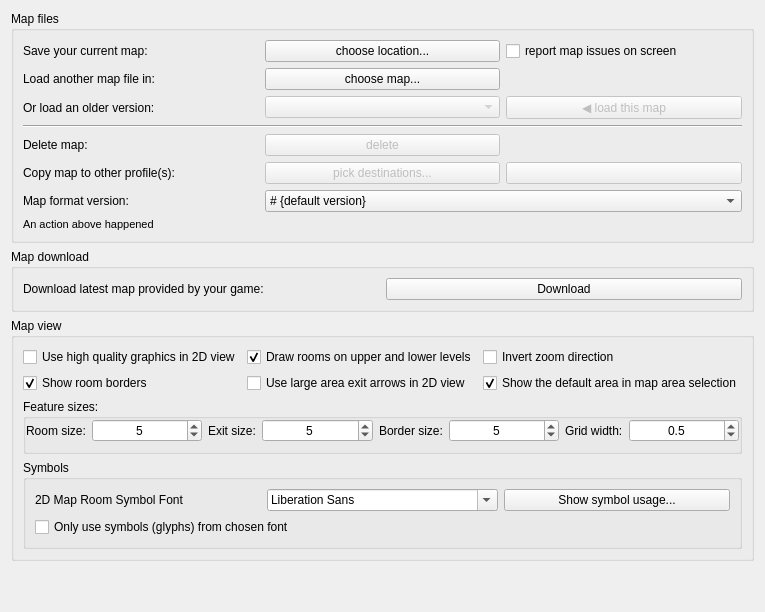
     <widget class="QWidget" name="tab_mapper">
      <attribute name="title">
       <string>Mapper</string>
      </attribute>
      <layout class="QVBoxLayout" name="vBoxLayout_tab_mapper">
       <item>
        <widget class="QGroupBox" name="groupBox_mapFiles">
         <property name="title">
          <string>Map files</string>
         </property>
         <layout class="QGridLayout" name="gridLayout_groupBox_mapFiles">
          <item row="0" column="0">
           <widget class="QLabel" name="label_saveMap">
            <property name="text">
             <string>Save your current map:</string>
            </property>
            <property name="buddy">
             <cstring>pushButton_saveMap</cstring>
            </property>
           </widget>
          </item>
          <item row="0" column="1">
           <widget class="QPushButton" name="pushButton_saveMap">
            <property name="text">
             <string>choose location...</string>
            </property>
           </widget>
          </item>
          <item row="0" column="2">
           <widget class="QCheckBox" name="checkBox_reportMapIssuesOnScreen">
            <property name="toolTip">
             <string>&lt;p&gt;Mudlet now does some sanity checking and repairing to clean up issues that may have arisen in previous version due to faulty code or badly documented commands. However if significant problems are found the report can be quite extensive, in particular for larger maps.&lt;/p&gt;&lt;p&gt;Unless this option is set, Mudlet will reduce the amount of on-screen messages by hiding many texts and showing a suggestion to review the report file instead.&lt;/p&gt;</string>
            </property>
            <property name="accessibleDescription">
             <string>When checked, show the full map sanity-check and repair report on screen. Otherwise Mudlet hides most messages and points you at the report file instead, which is helpful for large maps.</string>
            </property>
            <property name="text">
             <string>report map issues on screen</string>
            </property>
           </widget>
          </item>
          <item row="1" column="0">
           <widget class="QLabel" name="label_loadMap">
            <property name="text">
             <string>Load another map file in:</string>
            </property>
            <property name="buddy">
             <cstring>pushButton_loadMap</cstring>
            </property>
           </widget>
          </item>
          <item row="1" column="1">
           <widget class="QPushButton" name="pushButton_loadMap">
            <property name="text">
             <string>choose map...</string>
            </property>
           </widget>
          </item>
          <item row="2" column="0">
           <widget class="QLabel" name="label_loadHistoricMap">
            <property name="text">
             <string>Or load an older version:</string>
            </property>
           </widget>
          </item>
          <item row="2" column="1">
           <widget class="QComboBox" name="comboBox_mapHistory">
            <property name="enabled">
             <bool>false</bool>
            </property>
           </widget>
          </item>
          <item row="2" column="2">
           <widget class="QPushButton" name="pushButton_loadHistoricMap">
            <property name="enabled">
             <bool>false</bool>
            </property>
            <property name="text">
             <string>◀ load this map</string>
            </property>
           </widget>
          </item>
          <item row="3" column="0" colspan="3">
           <widget class="Line" name="line">
            <property name="orientation">
             <enum>Qt::Orientation::Horizontal</enum>
            </property>
           </widget>
          </item>
          <item row="4" column="0">
           <widget class="QLabel" name="label_deleteMap">
            <property name="text">
             <string>Delete map:</string>
            </property>
            <property name="buddy">
             <cstring>pushButton_deleteMap</cstring>
            </property>
           </widget>
          </item>
          <item row="4" column="1">
           <widget class="QPushButton" name="pushButton_deleteMap">
            <property name="enabled">
             <bool>false</bool>
            </property>
            <property name="text">
             <string comment="Text on the button to delete a map, ensure the text matches the word or words `quoted` for the adjacent checkbox">delete</string>
            </property>
           </widget>
          </item>
          <item row="5" column="0">
           <widget class="QLabel" name="label_copyMap">
            <property name="text">
             <string>Copy map to other profile(s):</string>
            </property>
            <property name="buddy">
             <cstring>pushButton_chooseProfiles</cstring>
            </property>
           </widget>
          </item>
          <item row="5" column="1">
           <widget class="QPushButton" name="pushButton_chooseProfiles">
            <property name="enabled">
             <bool>false</bool>
            </property>
            <property name="toolTip">
             <string>&lt;p&gt;Select profiles that you want to copy map to, then press the Copy button to the right.&lt;/p&gt;</string>
            </property>
            <property name="accessibleDescription">
             <string>Select profiles that you want to copy map to, then press the Copy button to the right.</string>
            </property>
            <property name="text">
             <string comment="text on button to select other profiles to receive the map from this profile, this is used when no profiles have been selected">pick destinations...</string>
            </property>
           </widget>
          </item>
          <item row="5" column="2">
           <widget class="QPushButton" name="pushButton_copyMap">
            <property name="enabled">
             <bool>false</bool>
            </property>
            <property name="toolTip">
             <string>&lt;p&gt;Copy map into the selected profiles on the left.&lt;/p&gt;</string>
            </property>
            <property name="accessibleDescription">
             <string>Copy map into the selected profiles on the left.</string>
            </property>
            <property name="text">
             <string notr="true" comment="text will be placed on this button by the C++ code"/>
            </property>
           </widget>
          </item>
          <item row="6" column="0">
           <widget class="QLabel" name="label_mapFileSaveFormatVersion">
            <property name="text">
             <string>Map format version:</string>
            </property>
            <property name="buddy">
             <cstring>comboBox_mapFileSaveFormatVersion</cstring>
            </property>
           </widget>
          </item>
          <item row="6" column="1" colspan="2">
           <widget class="QComboBox" name="comboBox_mapFileSaveFormatVersion">
            <property name="sizePolicy">
             <sizepolicy hsizetype="Minimum" vsizetype="Fixed">
              <horstretch>0</horstretch>
              <verstretch>0</verstretch>
             </sizepolicy>
            </property>
            <property name="maximumSize">
             <size>
              <width>16777215</width>
              <height>16777215</height>
             </size>
            </property>
            <property name="toolTip">
             <string>&lt;p&gt;Change this to a lower version if you need to save your map in a format that can be read by older versions of Mudlet. Doing so will lose the extra data available in the current map format.&lt;/p&gt;</string>
            </property>
            <property name="accessibleDescription">
             <string>Change this to a lower version if you need to save your map in a format that can be read by older versions of Mudlet. Doing so will lose the extra data available in the current map format.</string>
            </property>
            <property name="editable">
             <bool>false</bool>
            </property>
            <property name="currentText">
             <string># {default version}</string>
            </property>
            <item>
             <property name="text">
              <string># {default version}</string>
             </property>
            </item>
           </widget>
          </item>
          <item row="7" column="0" colspan="3">
           <widget class="QLabel" name="label_mapFileActionResult">
            <property name="font">
             <font>
              <pointsize>8</pointsize>
             </font>
            </property>
            <property name="text">
             <string>An action above happened</string>
            </property>
           </widget>
          </item>
         </layout>
        </widget>
       </item>
       <item>
        <widget class="QGroupBox" name="groupBox_downloadMapOptions">
         <property name="title">
          <string>Map download</string>
         </property>
         <layout class="QHBoxLayout" name="hBoxLayout_groupBox_downloadMapOptions">
          <item>
           <widget class="QLabel" name="label_11">
            <property name="toolTip">
             <string>&lt;p&gt;On games that provide maps for download, you can press this button to get the latest map. Note that this will &lt;span style=&quot; font-weight:600;&quot;&gt;overwrite&lt;/span&gt; any changes you've done to your map, and will use the new map only.&lt;/p&gt;</string>
            </property>
            <property name="accessibleDescription">
             <string>On games that provide maps for download, you can press this button to get the latest map. Note that this will overwrite any changes you've done to your map, and will use the new map only.</string>
            </property>
            <property name="text">
             <string>Download latest map provided by your game:</string>
            </property>
            <property name="buddy">
             <cstring>buttonDownloadMap</cstring>
            </property>
           </widget>
          </item>
          <item>
           <widget class="QPushButton" name="buttonDownloadMap">
            <property name="toolTip">
             <string>&lt;p&gt;On games that provide maps for download, you can press this button to get the latest map. Note that this will &lt;span style=&quot; font-weight:600;&quot;&gt;overwrite&lt;/span&gt; any changes you've done to your map, and will use the new map only.&lt;/p&gt;</string>
            </property>
            <property name="accessibleDescription">
             <string>On games that provide maps for download, you can press this button to get the latest map. Note that this will overwrite any changes you've done to your map, and will use the new map only.</string>
            </property>
            <property name="text">
             <string>Download</string>
            </property>
           </widget>
          </item>
         </layout>
        </widget>
       </item>
       <item>
        <widget class="QGroupBox" name="groupBox_mapViewOptions">
         <property name="title">
          <string>Map view</string>
         </property>
         <layout class="QGridLayout" name="gridLayout_groupBox_mapViewOptions">
          <item row="0" column="0">
           <widget class="QCheckBox" name="mMapperUseAntiAlias">
            <property name="toolTip">
             <string>&lt;p&gt;This enables anti-aliasing (AA) for the 2D map view, making it look smoother and nicer. Disable this if you're on a very slow computer.&lt;/p&gt;&lt;p&gt;3D map view always has anti-aliasing enabled.&lt;/p&gt;</string>
            </property>
            <property name="accessibleDescription">
             <string>This enables anti-aliasing (AA) for the 2D map view, making it look smoother and nicer. Disable this if you're on a very slow computer. 3D map view always has anti-aliasing enabled.</string>
            </property>
            <property name="text">
             <string>Use high quality graphics in 2D view</string>
            </property>
           </widget>
          </item>
          <item row="0" column="1">
           <widget class="QCheckBox" name="checkBox_drawUpperLowerLevels">
            <property name="toolTip">
             <string>&lt;p&gt;When enabled, rooms on floors above and below the current level will be drawn with a lighter color to show the map layout context.&lt;/p&gt;</string>
            </property>
            <property name="accessibleDescription">
             <string>When enabled, rooms on floors above and below the current level will be drawn with a lighter color to show the map layout context.</string>
            </property>
            <property name="text">
             <string>Draw rooms on upper and lower levels</string>
            </property>
            <property name="checked">
             <bool>true</bool>
            </property>
           </widget>
          </item>
          <item row="0" column="2">
           <widget class="QCheckBox" name="checkBox_invertMapZoom">
            <property name="toolTip">
             <string>&lt;p&gt;If checked, scrolling up zooms out and scrolling down zooms in. If unchecked, scrolling up zooms in and scrolling down zooms out.&lt;/p&gt;</string>
            </property>
            <property name="accessibleDescription">
             <string>If checked, scrolling up zooms out and scrolling down zooms in. If unchecked, scrolling up zooms in and scrolling down zooms out.</string>
            </property>
            <property name="text">
             <string>Invert zoom direction</string>
            </property>
            <property name="checked">
             <bool>false</bool>
            </property>
           </widget>
          </item>
          <item row="1" column="0">
           <widget class="QCheckBox" name="checkbox_mMapperShowRoomBorders">
            <property name="toolTip">
             <string>&lt;p&gt;This enables borders around room. Color can be set in Mapper colors tab.&lt;/p&gt;</string>
            </property>
            <property name="accessibleDescription">
             <string>This enables borders around room. Color can be set in Mapper colors tab.</string>
            </property>
            <property name="text">
             <string>Show room borders</string>
            </property>
            <property name="checked">
             <bool>true</bool>
            </property>
           </widget>
          </item>
          <item row="1" column="1">
           <widget class="QCheckBox" name="checkBox_largeAreaExitArrows">
            <property name="text">
             <string>Use large area exit arrows in 2D view</string>
            </property>
            <property name="checked">
             <bool>false</bool>
            </property>
           </widget>
          </item>
          <item row="1" column="2">
           <widget class="QCheckBox" name="checkBox_showDefaultArea">
            <property name="toolTip">
             <string>&lt;p&gt;The default area (area id -1) is used by some mapper scripts as a temporary 'holding area' for rooms before they're placed in the correct area.&lt;/p&gt;</string>
            </property>
            <property name="accessibleDescription">
             <string>The default area (area id -1) is used by some mapper scripts as a temporary 'holding area' for rooms before they're placed in the correct area.</string>
            </property>
            <property name="text">
             <string>Show the default area in map area selection</string>
            </property>
            <property name="checked">
             <bool>true</bool>
            </property>
           </widget>
          </item>
          <item row="2" column="0" colspan="3">
           <widget class="QGroupBox" name="gridGroupBox">
            <property name="enabled">
             <bool>true</bool>
            </property>
            <property name="sizePolicy">
             <sizepolicy hsizetype="Preferred" vsizetype="Preferred">
              <horstretch>0</horstretch>
              <verstretch>0</verstretch>
             </sizepolicy>
            </property>
            <property name="title">
             <string>Feature sizes:</string>
            </property>
            <property name="flat">
             <bool>false</bool>
            </property>
            <layout class="QGridLayout" name="groupBox_sizing">
             <property name="leftMargin">
              <number>0</number>
             </property>
             <property name="topMargin">
              <number>0</number>
             </property>
             <property name="rightMargin">
              <number>0</number>
             </property>
             <item row="0" column="0">
              <widget class="QLabel" name="label_roomSize">
               <property name="sizePolicy">
                <sizepolicy hsizetype="Maximum" vsizetype="Preferred">
                 <horstretch>0</horstretch>
                 <verstretch>0</verstretch>
                </sizepolicy>
               </property>
               <property name="text">
                <string>Room size:</string>
               </property>
               <property name="buddy">
                <cstring>spinBox_roomSize</cstring>
               </property>
              </widget>
             </item>
             <item row="0" column="1">
              <widget class="QSpinBox" name="spinBox_roomSize">
               <property name="sizePolicy">
                <sizepolicy hsizetype="MinimumExpanding" vsizetype="Fixed">
                 <horstretch>0</horstretch>
                 <verstretch>0</verstretch>
                </sizepolicy>
               </property>
               <property name="minimumSize">
                <size>
                 <width>30</width>
                 <height>0</height>
                </size>
               </property>
               <property name="alignment">
                <set>Qt::AlignmentFlag::AlignCenter</set>
               </property>
               <property name="minimum">
                <number>1</number>
               </property>
               <property name="maximum">
                <number>11</number>
               </property>
               <property name="value">
                <number>5</number>
               </property>
              </widget>
             </item>
             <item row="0" column="2">
              <widget class="QLabel" name="label_exitSize">
               <property name="sizePolicy">
                <sizepolicy hsizetype="Maximum" vsizetype="Preferred">
                 <horstretch>0</horstretch>
                 <verstretch>0</verstretch>
                </sizepolicy>
               </property>
               <property name="text">
                <string>Exit size:</string>
               </property>
               <property name="buddy">
                <cstring>spinBox_exitSize</cstring>
               </property>
              </widget>
             </item>
             <item row="0" column="3">
              <widget class="QSpinBox" name="spinBox_exitSize">
               <property name="sizePolicy">
                <sizepolicy hsizetype="MinimumExpanding" vsizetype="Fixed">
                 <horstretch>0</horstretch>
                 <verstretch>0</verstretch>
                </sizepolicy>
               </property>
               <property name="alignment">
                <set>Qt::AlignmentFlag::AlignCenter</set>
               </property>
               <property name="minimum">
                <number>1</number>
               </property>
               <property name="maximum">
                <number>11</number>
               </property>
               <property name="value">
                <number>5</number>
               </property>
              </widget>
             </item>
             <item row="0" column="4">
              <widget class="QLabel" name="label_borderSize">
               <property name="sizePolicy">
                <sizepolicy hsizetype="Maximum" vsizetype="Preferred">
                 <horstretch>0</horstretch>
                 <verstretch>0</verstretch>
                </sizepolicy>
               </property>
               <property name="text">
                <string>Border size:</string>
               </property>
               <property name="buddy">
                <cstring>spinBox_borderSize</cstring>
               </property>
              </widget>
             </item>
             <item row="0" column="5">
              <widget class="QSpinBox" name="spinBox_borderSize">
               <property name="sizePolicy">
                <sizepolicy hsizetype="MinimumExpanding" vsizetype="Fixed">
                 <horstretch>0</horstretch>
                 <verstretch>0</verstretch>
                </sizepolicy>
               </property>
               <property name="alignment">
                <set>Qt::AlignmentFlag::AlignCenter</set>
               </property>
               <property name="minimum">
                <number>1</number>
               </property>
               <property name="maximum">
                <number>11</number>
               </property>
               <property name="value">
                <number>5</number>
               </property>
              </widget>
             </item>
             <item row="0" column="6">
              <widget class="QLabel" name="label_gridSize">
               <property name="sizePolicy">
                <sizepolicy hsizetype="Maximum" vsizetype="Preferred">
                 <horstretch>0</horstretch>
                 <verstretch>0</verstretch>
                </sizepolicy>
               </property>
               <property name="text">
                <string>Grid width:</string>
               </property>
               <property name="buddy">
                <cstring>doubleSpinBox_gridSize</cstring>
               </property>
              </widget>
             </item>
             <item row="0" column="7">
              <widget class="QDoubleSpinBox" name="doubleSpinBox_gridSize">
               <property name="sizePolicy">
                <sizepolicy hsizetype="MinimumExpanding" vsizetype="Fixed">
                 <horstretch>0</horstretch>
                 <verstretch>0</verstretch>
                </sizepolicy>
               </property>
               <property name="alignment">
                <set>Qt::AlignmentFlag::AlignCenter</set>
               </property>
               <property name="decimals">
                <number>1</number>
               </property>
               <property name="minimum">
                <double>0.100000000000000</double>
               </property>
               <property name="maximum">
                <double>5.000000000000000</double>
               </property>
               <property name="singleStep">
                <double>0.100000000000000</double>
               </property>
               <property name="value">
                <double>0.500000000000000</double>
               </property>
              </widget>
             </item>
            </layout>
           </widget>
          </item>
          <item row="3" column="0" colspan="3">
           <widget class="QGroupBox" name="groupBox_mapSymbols">
            <property name="title">
             <string>Symbols</string>
            </property>
            <layout class="QGridLayout" name="gridLayout_groupBox_mapSymbols">
             <item row="0" column="0">
              <widget class="QLabel" name="label_mapSymbolsFont">
               <property name="text">
                <string>2D Map Room Symbol Font</string>
               </property>
              </widget>
             </item>
             <item row="0" column="1">
              <widget class="QFontComboBox" name="fontComboBox_mapSymbols"/>
             </item>
             <item row="0" column="2">
              <widget class="QPushButton" name="pushButton_showGlyphUsage">
               <property name="text">
                <string>Show symbol usage...</string>
               </property>
              </widget>
             </item>
             <item row="1" column="0" colspan="2">
              <widget class="QCheckBox" name="checkBox_isOnlyMapSymbolFontToBeUsed">
               <property name="text">
                <string>Only use symbols (glyphs) from chosen font</string>
               </property>
              </widget>
             </item>
            </layout>
           </widget>
          </item>
         </layout>
        </widget>
       </item>
       <item>
        <spacer name="verticalSpacer_mapper">
         <property name="orientation">
          <enum>Qt::Orientation::Vertical</enum>
         </property>
         <property name="sizeHint" stdset="0">
          <size>
           <width>20</width>
           <height>40</height>
          </size>
         </property>
        </spacer>
       </item>
      </layout>
     </widget>
